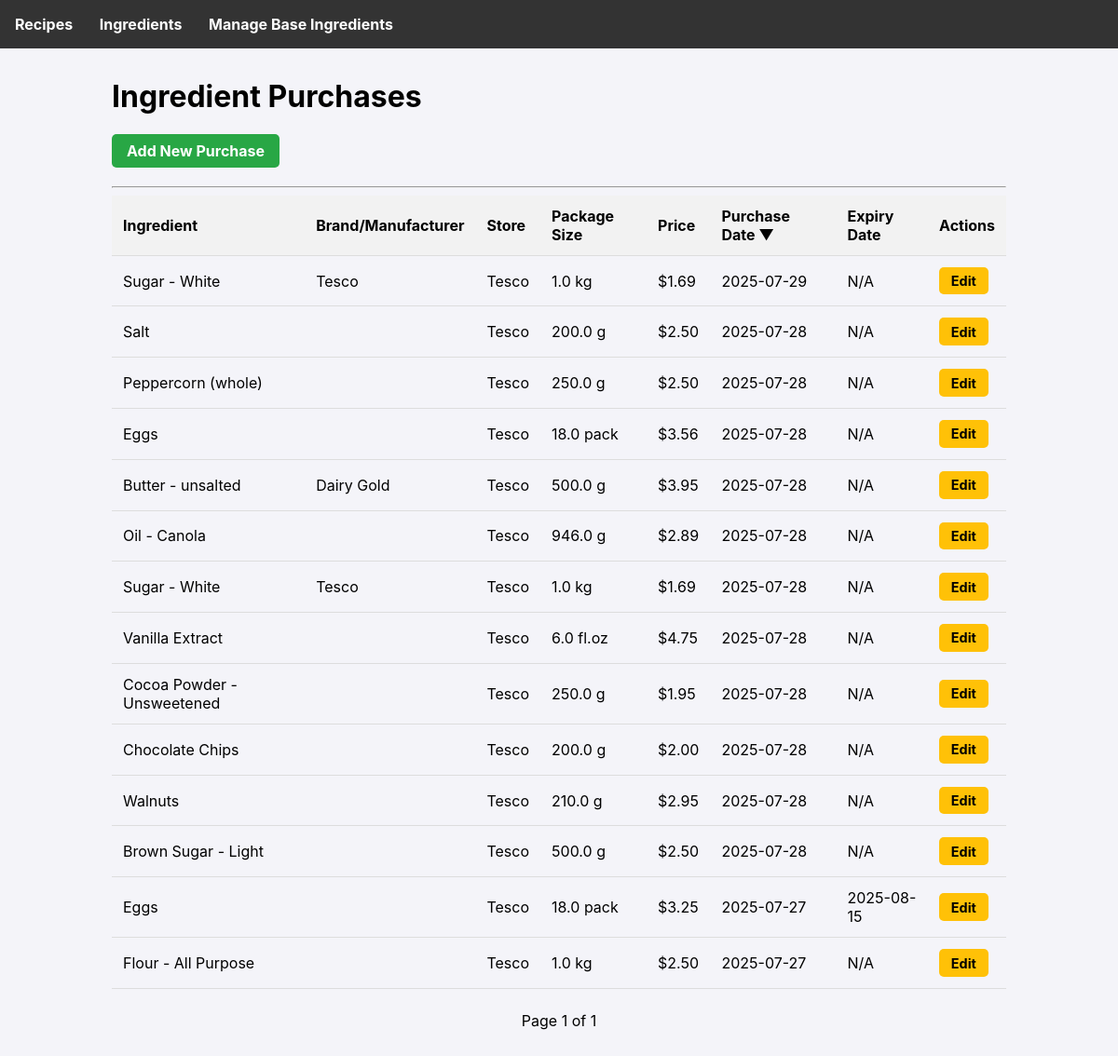
/ingredients, run on the app's committed database.
### tables this page shows
CREATE TABLE ingredient_purchases (
        id INTEGER PRIMARY KEY AUTOINCREMENT,
        ingredient_id INTEGER NOT NULL,
        store TEXT,
        package_amount REAL NOT NULL,
        package_unit TEXT NOT NULL,
        price REAL NOT NULL,
        purchase_date TEXT NOT NULL,
        expiry_date TEXT, brand TEXT,
        FOREIGN KEY (ingredient_id) REFERENCES ingredients (id)
    );

CREATE TABLE ingredients (
        id INTEGER PRIMARY KEY AUTOINCREMENT,
        name TEXT UNIQUE NOT NULL
    , density_g_ml REAL);

### app.py (the view)
@app.route('/ingredients')
def list_ingredients():
    db = get_db()
    page = request.args.get('page', 1, type=int)
    per_page = 25
    offset = (page - 1) * per_page
    sort_by = request.args.get('sort_by', 'purchase_date') # Default sort
    order = request.args.get('order', 'desc') # Default order
    allowed_sort_columns = {
        'name': 'i.name',
        'store': 'ip.store',
        'purchase_date': 'ip.purchase_date'
    }
    sort_column = allowed_sort_columns.get(sort_by, 'ip.purchase_date')
    if order not in ['asc', 'desc']:
        order = 'desc'
    distinct_stores = db.execute('SELECT DISTINCT store FROM ingredient_purchases ORDER BY store').fetchall()
    distinct_ingredients = db.execute('SELECT DISTINCT name FROM ingredients ORDER BY name').fetchall()
    query = f'''
        SELECT ip.*, i.name
        FROM ingredient_purchases ip JOIN ingredients i ON ip.ingredient_id = i.id
        ORDER BY {sort_column} {order}
        LIMIT ? OFFSET ?
    '''
    purchases = db.execute(query, (per_page, offset)).fetchall()
    total_purchases = db.execute('SELECT COUNT(id) FROM ingredient_purchases').fetchone()[0]
    total_pages = (total_purchases + per_page - 1) // per_page
    return render_template('ingredients.html', purchases=purchases,
                           page=page, total_pages=total_pages,
                           sort_by=sort_by, order=order)

### app.py (called while the page is built)
def get_db():
    if 'db' not in g:
        g.db = sqlite3.connect(DATABASE)
        g.db.row_factory = sqlite3.Row
    return g.db

### templates/ingredients.html (shortened to what this page needs)
{% extends 'base.html' %}
{% block content %}
  <h1>Ingredient Purchases</h1>
  <a href="{{ url_for('add_ingredient') }}" class="button button-green">Add New Purchase</a>
  <hr style="margin-top: 1.2rem;">
  <table class="sortable">
      <thead>
          <tr>
              {% macro sortable_header(column_key, display_name) %}
                {% set next_order = 'asc' if sort_by == column_key and order == 'desc' else 'desc' %}
                <th class="{% if sort_by == column_key %}sorted-{{ order }}{% endif %}">
                    <a href="{{ url_for('list_ingredients', page=page, sort_by=column_key, order=next_order) }}">{{ display_name }}</a>
                </th>
              {% endmacro %}
              {{ sortable_header('name', 'Ingredient') }}
              <th>Brand/Manufacturer</th>
              {{ sortable_header('store', 'Store') }}
              <th>Package Size</th>
              <th>Price</th>
              {{ sortable_header('purchase_date', 'Purchase Date') }}
              <th>Expiry Date</th>
              <th>Actions</th>
          </tr>
      </thead>
      <tbody>
          {% for p in purchases %}
          <tr>
              <td>{{ p.name }}</td>
              <td>{{ p.brand or '' }}</td>
              <td>{{ p.store }}</td>
              <td>{{ p.package_amount }} {{ p.package_unit }}</td>
              <td>${{ '%.2f'|format(p.price) }}</td>
              <td>{{ p.purchase_date }}</td>
              <td>{{ p.expiry_date or 'N/A' }}</td>
              <td>
                  <a href="{{ url_for('edit_ingredient', purchase_id=p.id) }}" class="button button-yellow button-sm">Edit</a>
              </td>
          </tr>
          {% else %}
          <tr>
              <td colspan="8">No ingredient purchases found.</td>
          </tr>
          {% endfor %}
      </tbody>
  </table>
  <div class="pagination">
    <span>Page {{ page }} of {{ total_pages }}</span>
  </div>
{% endblock %}

### templates/base.html (style rules this page uses)
body { font-family: -apple-system, BlinkMacSystemFont, "Segoe UI", Roboto, "Helvetica Neue", Arial, sans-serif; margin: 0; background-color: #f4f4f9; }
a { color: #007bff; }
table { width: 100%; border-collapse: collapse; }
th, td { padding: 0.75rem; text-align: left; border-bottom: 1px solid #ddd; }
th { background-color: #f2f2f2; }
.pagination { margin-top: 1.5rem; text-align: center; }
.sortable th a { text-decoration: none; color: inherit; }
.sortable th.sorted-desc a::after { content: ' ▼'; }
.button { display: inline-block; padding: 0.5rem 1rem; border-radius: 5px; text-decoration: none; font-weight: bold; border: none; cursor: pointer; text-align: center; }
.button-green { background-color: #28a745; color: white; }
.button-yellow { background-color: #ffc107; color: black; }
.button-sm { padding: 0.4rem 0.8rem; font-size: 0.9rem; }

### data on the page
ingredient_purchases: name "Sugar - White", brand "Tesco", store "Tesco", package_amount "1.0", package_unit "kg", price "1.69", purchase_date "2025-07-29", expiry_date "N/A"
ingredient_purchases: name "Salt", store "Tesco", package_amount "200.0", package_unit "g", price "2.50", purchase_date "2025-07-28", expiry_date "N/A"
ingredient_purchases: name "Peppercorn (whole)", store "Tesco", package_amount "250.0", package_unit "g", price "2.50", purchase_date "2025-07-28", expiry_date "N/A"
ingredient_purchases: name "Eggs", store "Tesco", package_amount "18.0", package_unit "pack", price "3.56", purchase_date "2025-07-28", expiry_date "N/A"
ingredient_purchases: name "Butter - unsalted", brand "Dairy Gold", store "Tesco", package_amount "500.0", package_unit "g", price "3.95", purchase_date "2025-07-28", expiry_date "N/A"
ingredient_purchases: name "Oil - Canola", store "Tesco", package_amount "946.0", package_unit "g", price "2.89", purchase_date "2025-07-28", expiry_date "N/A"
ingredient_purchases: name "Sugar - White", brand "Tesco", store "Tesco", package_amount "1.0", package_unit "kg", price "1.69", purchase_date "2025-07-28", expiry_date "N/A"
ingredient_purchases: name "Vanilla Extract", store "Tesco", package_amount "6.0", package_unit "fl.oz", price "4.75", purchase_date "2025-07-28", expiry_date "N/A"
ingredient_purchases: name "Cocoa Powder - Unsweetened", store "Tesco", package_amount "250.0", package_unit "g", price "1.95", purchase_date "2025-07-28", expiry_date "N/A"
ingredient_purchases: name "Chocolate Chips", store "Tesco", package_amount "200.0", package_unit "g", price "2.00", purchase_date "2025-07-28", expiry_date "N/A"
ingredient_purchases: name "Walnuts", store "Tesco", package_amount "210.0", package_unit "g", price "2.95", purchase_date "2025-07-28", expiry_date "N/A"
ingredient_purchases: name "Brown Sugar - Light", store "Tesco", package_amount "500.0", package_unit "g", price "2.50", purchase_date "2025-07-28", expiry_date "N/A"
ingredient_purchases: name "Eggs", store "Tesco", package_amount "18.0", package_unit "pack", price "3.25", purchase_date "2025-07-27", expiry_date "2025-08-15"
ingredient_purchases: name "Flour - All Purpose", store "Tesco", package_amount "1.0", package_unit "kg", price "2.50", purchase_date "2025-07-27", expiry_date "N/A"

### other printed values
{{ display_name }} "Ingredient Store Purchase Date"
{{ page }} "1"
{{ total_pages }} "1"
